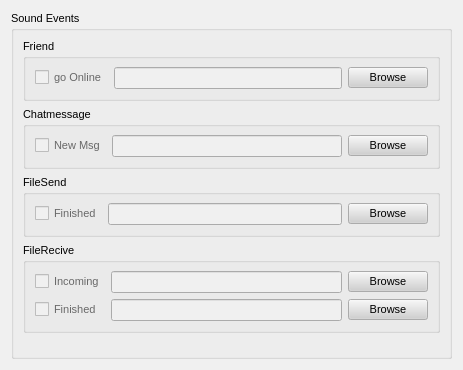
<?xml version="1.0" encoding="UTF-8"?>
<ui version="4.0">
 <class>SoundPage</class>
 <widget class="QWidget" name="SoundPage">
  <property name="geometry">
   <rect>
    <x>0</x>
    <y>0</y>
    <width>463</width>
    <height>370</height>
   </rect>
  </property>
  <property name="palette">
   <palette>
    <active>
     <colorrole role="WindowText">
      <brush brushstyle="SolidPattern">
       <color alpha="255">
        <red>0</red>
        <green>0</green>
        <blue>0</blue>
       </color>
      </brush>
     </colorrole>
     <colorrole role="Button">
      <brush brushstyle="SolidPattern">
       <color alpha="255">
        <red>208</red>
        <green>208</green>
        <blue>208</blue>
       </color>
      </brush>
     </colorrole>
     <colorrole role="Light">
      <brush brushstyle="SolidPattern">
       <color alpha="255">
        <red>255</red>
        <green>255</green>
        <blue>255</blue>
       </color>
      </brush>
     </colorrole>
     <colorrole role="Midlight">
      <brush brushstyle="SolidPattern">
       <color alpha="255">
        <red>247</red>
        <green>247</green>
        <blue>247</blue>
       </color>
      </brush>
     </colorrole>
     <colorrole role="Dark">
      <brush brushstyle="SolidPattern">
       <color alpha="255">
        <red>104</red>
        <green>104</green>
        <blue>104</blue>
       </color>
      </brush>
     </colorrole>
     <colorrole role="Mid">
      <brush brushstyle="SolidPattern">
       <color alpha="255">
        <red>139</red>
        <green>139</green>
        <blue>139</blue>
       </color>
      </brush>
     </colorrole>
     <colorrole role="Text">
      <brush brushstyle="SolidPattern">
       <color alpha="255">
        <red>0</red>
        <green>0</green>
        <blue>0</blue>
       </color>
      </brush>
     </colorrole>
     <colorrole role="BrightText">
      <brush brushstyle="SolidPattern">
       <color alpha="255">
        <red>255</red>
        <green>255</green>
        <blue>255</blue>
       </color>
      </brush>
     </colorrole>
     <colorrole role="ButtonText">
      <brush brushstyle="SolidPattern">
       <color alpha="255">
        <red>0</red>
        <green>0</green>
        <blue>0</blue>
       </color>
      </brush>
     </colorrole>
     <colorrole role="Base">
      <brush brushstyle="SolidPattern">
       <color alpha="255">
        <red>255</red>
        <green>255</green>
        <blue>255</blue>
       </color>
      </brush>
     </colorrole>
     <colorrole role="Window">
      <brush brushstyle="SolidPattern">
       <color alpha="255">
        <red>240</red>
        <green>240</green>
        <blue>240</blue>
       </color>
      </brush>
     </colorrole>
     <colorrole role="Shadow">
      <brush brushstyle="SolidPattern">
       <color alpha="255">
        <red>0</red>
        <green>0</green>
        <blue>0</blue>
       </color>
      </brush>
     </colorrole>
     <colorrole role="Highlight">
      <brush brushstyle="SolidPattern">
       <color alpha="255">
        <red>0</red>
        <green>0</green>
        <blue>128</blue>
       </color>
      </brush>
     </colorrole>
     <colorrole role="HighlightedText">
      <brush brushstyle="SolidPattern">
       <color alpha="255">
        <red>255</red>
        <green>255</green>
        <blue>255</blue>
       </color>
      </brush>
     </colorrole>
     <colorrole role="Link">
      <brush brushstyle="SolidPattern">
       <color alpha="255">
        <red>0</red>
        <green>0</green>
        <blue>255</blue>
       </color>
      </brush>
     </colorrole>
     <colorrole role="LinkVisited">
      <brush brushstyle="SolidPattern">
       <color alpha="255">
        <red>255</red>
        <green>0</green>
        <blue>255</blue>
       </color>
      </brush>
     </colorrole>
     <colorrole role="AlternateBase">
      <brush brushstyle="SolidPattern">
       <color alpha="255">
        <red>231</red>
        <green>231</green>
        <blue>231</blue>
       </color>
      </brush>
     </colorrole>
    </active>
    <inactive>
     <colorrole role="WindowText">
      <brush brushstyle="SolidPattern">
       <color alpha="255">
        <red>0</red>
        <green>0</green>
        <blue>0</blue>
       </color>
      </brush>
     </colorrole>
     <colorrole role="Button">
      <brush brushstyle="SolidPattern">
       <color alpha="255">
        <red>208</red>
        <green>208</green>
        <blue>208</blue>
       </color>
      </brush>
     </colorrole>
     <colorrole role="Light">
      <brush brushstyle="SolidPattern">
       <color alpha="255">
        <red>255</red>
        <green>255</green>
        <blue>255</blue>
       </color>
      </brush>
     </colorrole>
     <colorrole role="Midlight">
      <brush brushstyle="SolidPattern">
       <color alpha="255">
        <red>247</red>
        <green>247</green>
        <blue>247</blue>
       </color>
      </brush>
     </colorrole>
     <colorrole role="Dark">
      <brush brushstyle="SolidPattern">
       <color alpha="255">
        <red>104</red>
        <green>104</green>
        <blue>104</blue>
       </color>
      </brush>
     </colorrole>
     <colorrole role="Mid">
      <brush brushstyle="SolidPattern">
       <color alpha="255">
        <red>139</red>
        <green>139</green>
        <blue>139</blue>
       </color>
      </brush>
     </colorrole>
     <colorrole role="Text">
      <brush brushstyle="SolidPattern">
       <color alpha="255">
        <red>0</red>
        <green>0</green>
        <blue>0</blue>
       </color>
      </brush>
     </colorrole>
     <colorrole role="BrightText">
      <brush brushstyle="SolidPattern">
       <color alpha="255">
        <red>255</red>
        <green>255</green>
        <blue>255</blue>
       </color>
      </brush>
     </colorrole>
     <colorrole role="ButtonText">
      <brush brushstyle="SolidPattern">
       <color alpha="255">
        <red>0</red>
        <green>0</green>
        <blue>0</blue>
       </color>
      </brush>
     </colorrole>
     <colorrole role="Base">
      <brush brushstyle="SolidPattern">
       <color alpha="255">
        <red>255</red>
        <green>255</green>
        <blue>255</blue>
       </color>
      </brush>
     </colorrole>
     <colorrole role="Window">
      <brush brushstyle="SolidPattern">
       <color alpha="255">
        <red>240</red>
        <green>240</green>
        <blue>240</blue>
       </color>
      </brush>
     </colorrole>
     <colorrole role="Shadow">
      <brush brushstyle="SolidPattern">
       <color alpha="255">
        <red>0</red>
        <green>0</green>
        <blue>0</blue>
       </color>
      </brush>
     </colorrole>
     <colorrole role="Highlight">
      <brush brushstyle="SolidPattern">
       <color alpha="255">
        <red>192</red>
        <green>192</green>
        <blue>192</blue>
       </color>
      </brush>
     </colorrole>
     <colorrole role="HighlightedText">
      <brush brushstyle="SolidPattern">
       <color alpha="255">
        <red>0</red>
        <green>0</green>
        <blue>0</blue>
       </color>
      </brush>
     </colorrole>
     <colorrole role="Link">
      <brush brushstyle="SolidPattern">
       <color alpha="255">
        <red>0</red>
        <green>0</green>
        <blue>255</blue>
       </color>
      </brush>
     </colorrole>
     <colorrole role="LinkVisited">
      <brush brushstyle="SolidPattern">
       <color alpha="255">
        <red>255</red>
        <green>0</green>
        <blue>255</blue>
       </color>
      </brush>
     </colorrole>
     <colorrole role="AlternateBase">
      <brush brushstyle="SolidPattern">
       <color alpha="255">
        <red>231</red>
        <green>231</green>
        <blue>231</blue>
       </color>
      </brush>
     </colorrole>
    </inactive>
    <disabled>
     <colorrole role="WindowText">
      <brush brushstyle="SolidPattern">
       <color alpha="255">
        <red>104</red>
        <green>104</green>
        <blue>104</blue>
       </color>
      </brush>
     </colorrole>
     <colorrole role="Button">
      <brush brushstyle="SolidPattern">
       <color alpha="255">
        <red>208</red>
        <green>208</green>
        <blue>208</blue>
       </color>
      </brush>
     </colorrole>
     <colorrole role="Light">
      <brush brushstyle="SolidPattern">
       <color alpha="255">
        <red>255</red>
        <green>255</green>
        <blue>255</blue>
       </color>
      </brush>
     </colorrole>
     <colorrole role="Midlight">
      <brush brushstyle="SolidPattern">
       <color alpha="255">
        <red>247</red>
        <green>247</green>
        <blue>247</blue>
       </color>
      </brush>
     </colorrole>
     <colorrole role="Dark">
      <brush brushstyle="SolidPattern">
       <color alpha="255">
        <red>104</red>
        <green>104</green>
        <blue>104</blue>
       </color>
      </brush>
     </colorrole>
     <colorrole role="Mid">
      <brush brushstyle="SolidPattern">
       <color alpha="255">
        <red>139</red>
        <green>139</green>
        <blue>139</blue>
       </color>
      </brush>
     </colorrole>
     <colorrole role="Text">
      <brush brushstyle="SolidPattern">
       <color alpha="255">
        <red>104</red>
        <green>104</green>
        <blue>104</blue>
       </color>
      </brush>
     </colorrole>
     <colorrole role="BrightText">
      <brush brushstyle="SolidPattern">
       <color alpha="255">
        <red>255</red>
        <green>255</green>
        <blue>255</blue>
       </color>
      </brush>
     </colorrole>
     <colorrole role="ButtonText">
      <brush brushstyle="SolidPattern">
       <color alpha="255">
        <red>104</red>
        <green>104</green>
        <blue>104</blue>
       </color>
      </brush>
     </colorrole>
     <colorrole role="Base">
      <brush brushstyle="SolidPattern">
       <color alpha="255">
        <red>240</red>
        <green>240</green>
        <blue>240</blue>
       </color>
      </brush>
     </colorrole>
     <colorrole role="Window">
      <brush brushstyle="SolidPattern">
       <color alpha="255">
        <red>240</red>
        <green>240</green>
        <blue>240</blue>
       </color>
      </brush>
     </colorrole>
     <colorrole role="Shadow">
      <brush brushstyle="SolidPattern">
       <color alpha="255">
        <red>0</red>
        <green>0</green>
        <blue>0</blue>
       </color>
      </brush>
     </colorrole>
     <colorrole role="Highlight">
      <brush brushstyle="SolidPattern">
       <color alpha="255">
        <red>0</red>
        <green>0</green>
        <blue>128</blue>
       </color>
      </brush>
     </colorrole>
     <colorrole role="HighlightedText">
      <brush brushstyle="SolidPattern">
       <color alpha="255">
        <red>255</red>
        <green>255</green>
        <blue>255</blue>
       </color>
      </brush>
     </colorrole>
     <colorrole role="Link">
      <brush brushstyle="SolidPattern">
       <color alpha="255">
        <red>0</red>
        <green>0</green>
        <blue>255</blue>
       </color>
      </brush>
     </colorrole>
     <colorrole role="LinkVisited">
      <brush brushstyle="SolidPattern">
       <color alpha="255">
        <red>255</red>
        <green>0</green>
        <blue>255</blue>
       </color>
      </brush>
     </colorrole>
     <colorrole role="AlternateBase">
      <brush brushstyle="SolidPattern">
       <color alpha="255">
        <red>231</red>
        <green>231</green>
        <blue>231</blue>
       </color>
      </brush>
     </colorrole>
    </disabled>
   </palette>
  </property>
  <property name="font">
   <font>
    <family>Arial</family>
    <pointsize>8</pointsize>
    <weight>50</weight>
    <italic>false</italic>
    <bold>false</bold>
    <underline>false</underline>
    <strikeout>false</strikeout>
   </font>
  </property>
  <property name="contextMenuPolicy">
   <enum>Qt::NoContextMenu</enum>
  </property>
  <layout class="QGridLayout" name="gridLayout">
   <item row="0" column="0">
    <widget class="QGroupBox" name="groupBox_11">
     <property name="title">
      <string>Sound Events</string>
     </property>
     <layout class="QGridLayout" name="gridLayout_6">
      <item row="0" column="0">
       <widget class="QGroupBox" name="groupBox_12">
        <property name="title">
         <string>Friend</string>
        </property>
        <layout class="QGridLayout" name="gridLayout_5">
         <item row="0" column="0">
          <widget class="QCheckBox" name="checkBoxSound">
           <property name="enabled">
            <bool>false</bool>
           </property>
           <property name="text">
            <string>go Online</string>
           </property>
          </widget>
         </item>
         <item row="0" column="1">
          <widget class="QLineEdit" name="txt_SoundFile">
           <property name="enabled">
            <bool>false</bool>
           </property>
          </widget>
         </item>
         <item row="0" column="2">
          <widget class="QPushButton" name="cmd_openFile">
           <property name="text">
            <string>Browse</string>
           </property>
          </widget>
         </item>
        </layout>
       </widget>
      </item>
      <item row="1" column="0">
       <widget class="QGroupBox" name="groupBox_15">
        <property name="title">
         <string>Chatmessage</string>
        </property>
        <layout class="QGridLayout" name="gridLayout_4">
         <item row="0" column="0">
          <widget class="QCheckBox" name="checkBoxSound_6">
           <property name="enabled">
            <bool>false</bool>
           </property>
           <property name="text">
            <string>New Msg</string>
           </property>
          </widget>
         </item>
         <item row="0" column="1">
          <widget class="QLineEdit" name="txt_SoundFile6">
           <property name="enabled">
            <bool>false</bool>
           </property>
          </widget>
         </item>
         <item row="0" column="2">
          <widget class="QPushButton" name="cmd_openFile_6">
           <property name="text">
            <string>Browse</string>
           </property>
          </widget>
         </item>
        </layout>
       </widget>
      </item>
      <item row="2" column="0">
       <widget class="QGroupBox" name="groupBox_13">
        <property name="title">
         <string>FileSend</string>
        </property>
        <layout class="QGridLayout" name="gridLayout_3">
         <item row="0" column="1">
          <widget class="QLineEdit" name="txt_SoundFile3">
           <property name="enabled">
            <bool>false</bool>
           </property>
          </widget>
         </item>
         <item row="0" column="2">
          <widget class="QPushButton" name="cmd_openFile_3">
           <property name="text">
            <string>Browse</string>
           </property>
          </widget>
         </item>
         <item row="0" column="0">
          <widget class="QCheckBox" name="checkBoxSound_3">
           <property name="enabled">
            <bool>false</bool>
           </property>
           <property name="text">
            <string>Finished</string>
           </property>
          </widget>
         </item>
        </layout>
       </widget>
      </item>
      <item row="3" column="0">
       <widget class="QGroupBox" name="groupBox_14">
        <property name="title">
         <string>FileRecive</string>
        </property>
        <layout class="QGridLayout" name="gridLayout_2">
         <item row="0" column="0">
          <widget class="QCheckBox" name="checkBoxSound_4">
           <property name="enabled">
            <bool>false</bool>
           </property>
           <property name="text">
            <string>Incoming</string>
           </property>
          </widget>
         </item>
         <item row="0" column="1">
          <widget class="QLineEdit" name="txt_SoundFile4">
           <property name="enabled">
            <bool>false</bool>
           </property>
          </widget>
         </item>
         <item row="0" column="2">
          <widget class="QPushButton" name="cmd_openFile_4">
           <property name="text">
            <string>Browse</string>
           </property>
          </widget>
         </item>
         <item row="1" column="0">
          <widget class="QCheckBox" name="checkBoxSound_5">
           <property name="enabled">
            <bool>false</bool>
           </property>
           <property name="text">
            <string>Finished</string>
           </property>
          </widget>
         </item>
         <item row="1" column="1">
          <widget class="QLineEdit" name="txt_SoundFile5">
           <property name="enabled">
            <bool>false</bool>
           </property>
          </widget>
         </item>
         <item row="1" column="2">
          <widget class="QPushButton" name="cmd_openFile_5">
           <property name="text">
            <string>Browse</string>
           </property>
          </widget>
         </item>
        </layout>
       </widget>
      </item>
      <item row="4" column="0">
       <spacer name="verticalSpacer">
        <property name="orientation">
         <enum>Qt::Vertical</enum>
        </property>
        <property name="sizeHint" stdset="0">
         <size>
          <width>20</width>
          <height>29</height>
         </size>
        </property>
       </spacer>
      </item>
     </layout>
    </widget>
   </item>
  </layout>
 </widget>
 <resources/>
 <connections/>
</ui>
